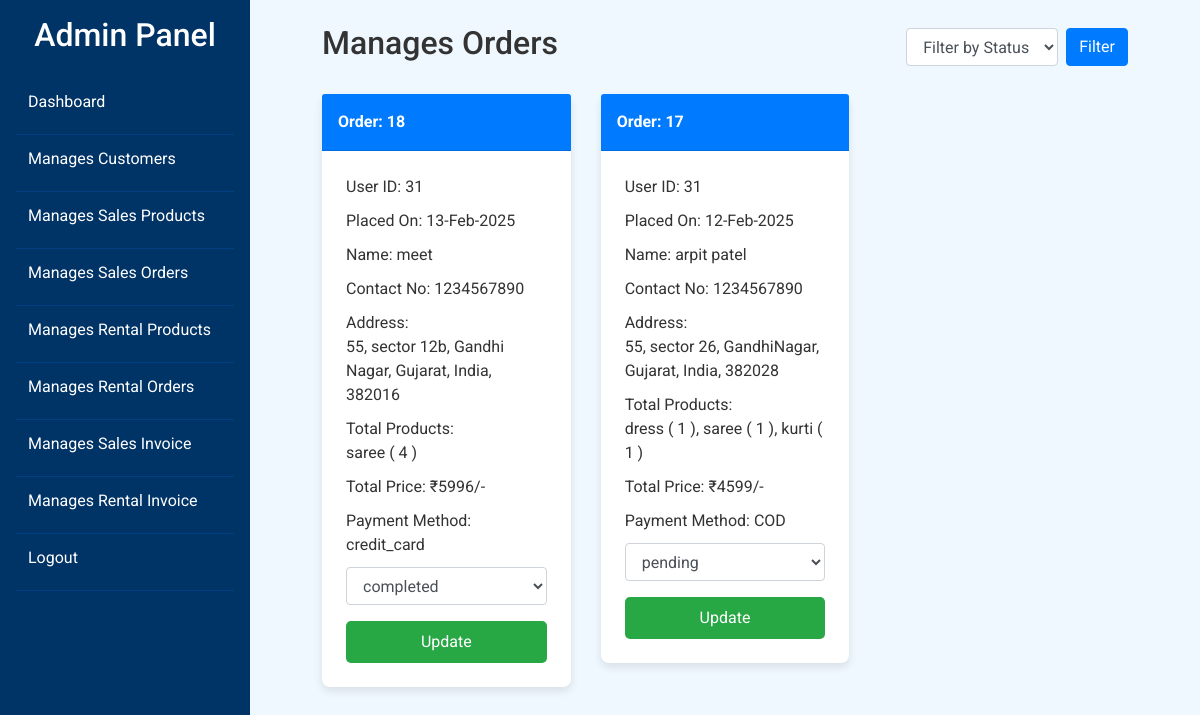
/rentel/owear/admin_order.php (signed in), run on an earlier commit of the app's database.
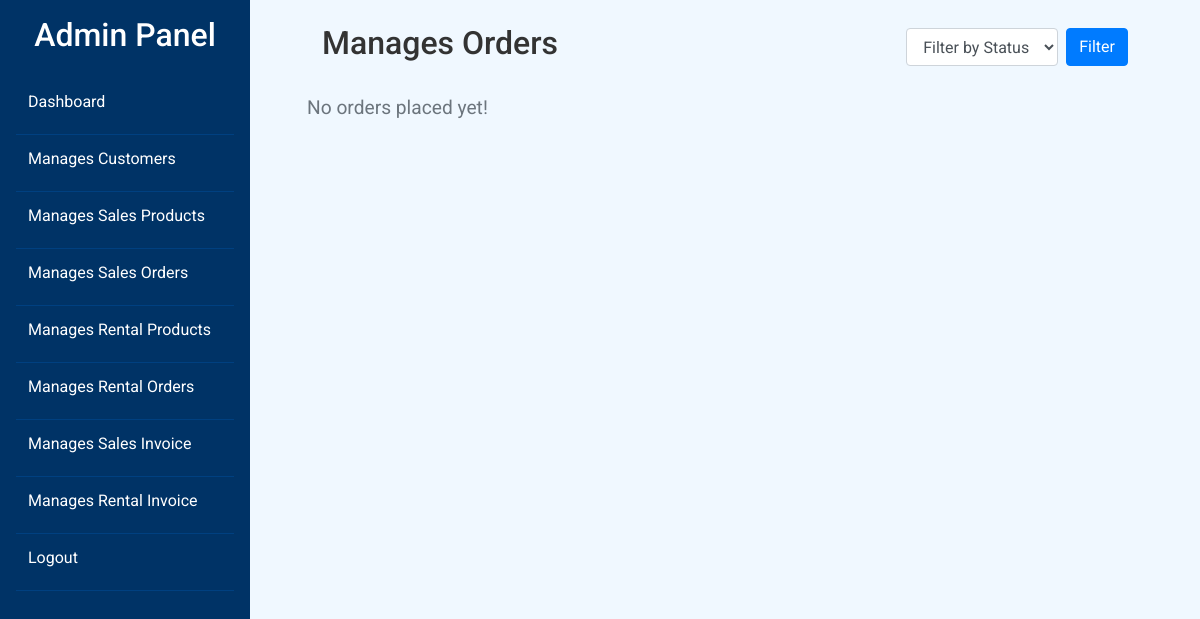
And on a later commit of the database.
### tables this page shows
CREATE TABLE `payments` (
  `id` int(11) NOT NULL,
  `user_id` int(11) NOT NULL,
  `order_id` int(11) NOT NULL,
  `payment_method` enum('COD','credit_card') NOT NULL,
  `card_name` varchar(100) DEFAULT NULL,
  `card_number` varchar(20) DEFAULT NULL,
  `expiry_date` varchar(255) DEFAULT NULL,
  `cvv` varchar(4) DEFAULT NULL,
  `payment_status` enum('pending','completed') DEFAULT 'pending'
);

CREATE TABLE `orders` (
  `id` int(100) NOT NULL,
  `user_id` int(100) NOT NULL,
  `name` varchar(100) NOT NULL,
  `number` varchar(12) NOT NULL,
  `email` varchar(100) NOT NULL,
  `address` varchar(500) NOT NULL,
  `total_products` varchar(1000) NOT NULL,
  `total_price` int(100) NOT NULL,
  `placed_on` varchar(50) NOT NULL,
  `payment_status` varchar(20) NOT NULL DEFAULT 'pending'
);

### rentel/owear/admin_order.php (the view, shortened to what this page needs)
<?php
@include 'config.php';
?>
<!DOCTYPE html>
<html lang="en">
<head>
   <link rel="stylesheet" href="https://maxcdn.bootstrapcdn.com/bootstrap/4.5.2/css/bootstrap.min.css">
   <link rel="stylesheet" href="admin_styles.css">
</head>
<body>
<div class="d-flex">
   <?php include 'admin_navbar.php' ?>
   <div class="content p-4 w-100">
      <section class="placed-orders container-fluied mx-5">
         <div class="d-flex justify-content-between align-items-center mb-4">
            <h2 class="text-center">Manages Orders</h2>
            <form method="GET" class="d-flex">
               <select name="filter_payment_status" class="form-control mr-2">
                  <option value="" disabled selected>Filter by Status</option>
               </select>
               <button type="submit" class="btn btn-primary">Filter</button>
            </form>
         </div>
         <div class="row">
            <?php
               if (isset($_GET['filter_payment_status']) && !empty($_GET['filter_payment_status'])) {
                  $filter_payment_status = $_GET['filter_payment_status'];
                  $select_orders = $conn->prepare("SELECT * FROM `orders` o LEFT JOIN `payments` p ON o.id = p.order_id WHERE o.payment_status = ? ORDER BY o.id DESC");
                  $select_orders->execute([$filter_payment_status]);
               } else {
                  $select_orders = $conn->prepare("SELECT * FROM `orders` o LEFT JOIN `payments` p ON o.id = p.order_id ORDER BY o.id DESC");
                  $select_orders->execute();
               }
               if($select_orders->rowCount() > 0){
                  while($fetch_orders = $select_orders->fetch(PDO::FETCH_ASSOC)){
            ?>
               <div class="col-md-4 mb-4">
                  <div class="card">
                     <div class="card-header">
                        Order: <?= $fetch_orders['id']; ?>
                     </div>
                     <div class="card-body">
                        <div class="order-details">
                           <p>User ID: <span><?= $fetch_orders['user_id']; ?></span></p>
                           <p>Placed On: <span><?= $fetch_orders['placed_on']; ?></span></p>
                           <p>Name: <span><?= $fetch_orders['name']; ?></span></p>
                           <p>Contact No: <span><?= $fetch_orders['number']; ?></span></p>
                           <p>Address:<br> <span><?= $fetch_orders['address']; ?></span></p>
                           <p>Total Products:<br> <span><?= $fetch_orders['total_products']; ?></span></p>
                           <p>Total Price: <span>₹<?= $fetch_orders['total_price']; ?>/-</span></p>
                           <p>Payment Method: <span><?= $fetch_orders['payment_method'] ? $fetch_orders['payment_method'] : 'Not Available'; ?></span></p>
                        </div>
                        <form action="" method="POST">
                           <select name="update_payment" class="form-control mb-3">
                              <option value="" selected disabled><?= $fetch_orders['payment_status']; ?></option>
                           </select>
                           <div class="d-flex justify-content-between">
                              <input type="submit" name="update_order" class="btn btn-custom w-100" value="Update">
                           </div>
                        </form>
                     </div>
                  </div>
               </div>
            <?php
               }
            } else {
               echo '<p class="empty">No orders placed yet!</p>';
            }
            ?>
         </div>
      </section>
   </div>
</div>
</body>
</html>

What changed in the data, as far as the page shows it:
removed payments: id "18", user "31", order.placed_on "13-Feb-2025", order.name "meet", order.number "1234567890", order.address "55, sector 12b, Gandhi Nagar, Gujarat, India, 382016", order.total_products "saree ( 4 )", order.total_price "5996", payment_method "credit_card", update_payment "completed"
removed payments: id "17", user "31", order.placed_on "12-Feb-2025", order.name "arpit patel", order.number "1234567890", order.address "55, sector 26, GandhiNagar, Gujarat, India, 382028", order.total_products "dress ( 1 ), saree ( 1 ), kurti ( 1 )", order.total_price "4599", payment_method "COD", update_payment "pending"
Also different on the page:
text now shown: "No orders placed yet!"
